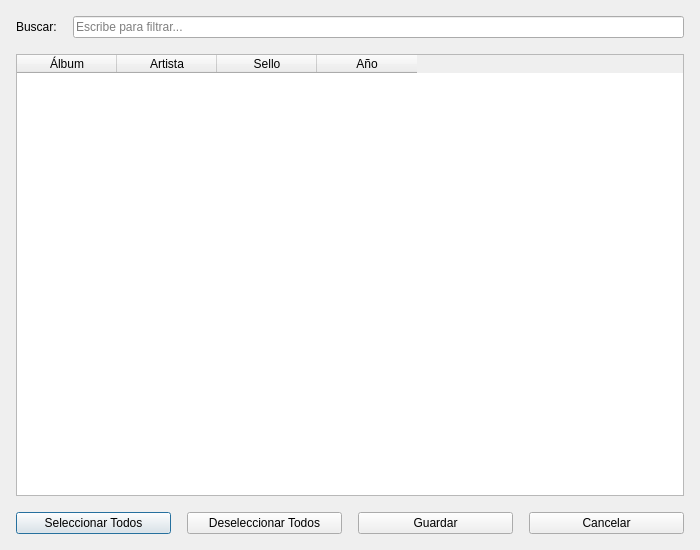
<?xml version="1.0" encoding="UTF-8"?>
<ui version="4.0">
 <class>AlbumFilterDialog</class>
 <widget class="QDialog" name="AlbumFilterDialog">
  <property name="geometry">
   <rect>
    <x>0</x>
    <y>0</y>
    <width>700</width>
    <height>550</height>
   </rect>
  </property>
  <property name="minimumSize">
   <size>
    <width>700</width>
    <height>500</height>
   </size>
  </property>
  <property name="windowTitle">
   <string>Filtrar Álbumes</string>
  </property>
  <layout class="QVBoxLayout" name="verticalLayout">
   <property name="spacing">
    <number>16</number>
   </property>
   <property name="leftMargin">
    <number>16</number>
   </property>
   <property name="topMargin">
    <number>16</number>
   </property>
   <property name="rightMargin">
    <number>16</number>
   </property>
   <property name="bottomMargin">
    <number>16</number>
   </property>
   <item>
    <layout class="QHBoxLayout" name="searchLayout">
     <item>
      <widget class="QLabel" name="searchLabel">
       <property name="text">
        <string>Buscar:</string>
       </property>
      </widget>
     </item>
     <item>
      <widget class="QLineEdit" name="search_edit">
       <property name="placeholderText">
        <string>Escribe para filtrar...</string>
       </property>
       <property name="clearButtonEnabled">
        <bool>true</bool>
       </property>
      </widget>
     </item>
    </layout>
   </item>
   <item>
    <widget class="QTableWidget" name="albums_table">
     <property name="alternatingRowColors">
      <bool>true</bool>
     </property>
     <property name="selectionMode">
      <enum>QAbstractItemView::SelectionMode::SingleSelection</enum>
     </property>
     <property name="selectionBehavior">
      <enum>QAbstractItemView::SelectionBehavior::SelectRows</enum>
     </property>
     <property name="sortingEnabled">
      <bool>true</bool>
     </property>
     <attribute name="horizontalHeaderStretchLastSection">
      <bool>false</bool>
     </attribute>
     <column>
      <property name="text">
       <string>Álbum</string>
      </property>
     </column>
     <column>
      <property name="text">
       <string>Artista</string>
      </property>
     </column>
     <column>
      <property name="text">
       <string>Sello</string>
      </property>
     </column>
     <column>
      <property name="text">
       <string>Año</string>
      </property>
     </column>
    </widget>
   </item>
   <item>
    <layout class="QHBoxLayout" name="buttonLayout">
     <item>
      <widget class="QPushButton" name="action_select_all_btn">
       <property name="text">
        <string>Seleccionar Todos</string>
       </property>
       <property name="icon">
        <iconset>
         <normaloff>icons/select_all.svg</normaloff>icons/select_all.svg</iconset>
       </property>
      </widget>
     </item>
     <item>
      <widget class="QPushButton" name="action_deselect_all_btn">
       <property name="text">
        <string>Deseleccionar Todos</string>
       </property>
       <property name="icon">
        <iconset>
         <normaloff>icons/deselect_all.svg</normaloff>icons/deselect_all.svg</iconset>
       </property>
      </widget>
     </item>
     <item>
      <widget class="QPushButton" name="action_save_btn">
       <property name="text">
        <string>Guardar</string>
       </property>
       <property name="icon">
        <iconset>
         <normaloff>icons/save.svg</normaloff>icons/save.svg</iconset>
       </property>
      </widget>
     </item>
     <item>
      <widget class="QPushButton" name="action_cancel_btn">
       <property name="text">
        <string>Cancelar</string>
       </property>
       <property name="icon">
        <iconset>
         <normaloff>icons/cancel.svg</normaloff>icons/cancel.svg</iconset>
       </property>
      </widget>
     </item>
    </layout>
   </item>
  </layout>
 </widget>
 <resources/>
 <connections/>
</ui>
